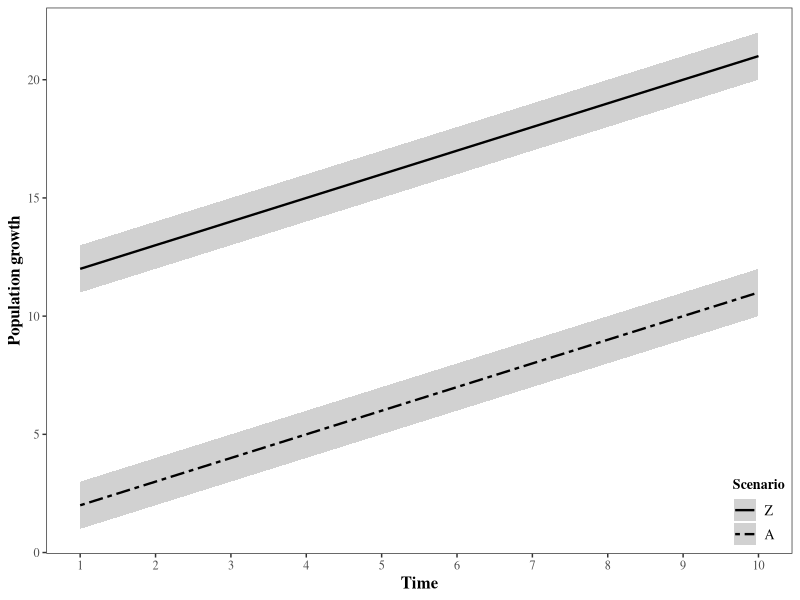
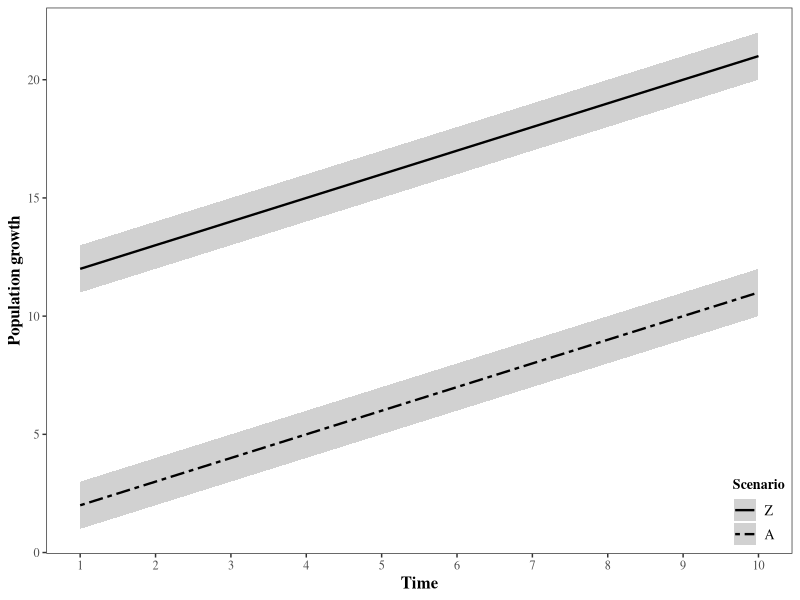

Here is the R script that generated these plots, in order:
###############################################################################
# ggplot2: draw gray confidence bands and set line type manually
###############################################################################

# install.packages("ggplot2")
library(ggplot2)

# =============================================================================
# Create fake data
# =============================================================================
my.data <- data.frame(time     = rep(1:10,2),
                      means    = 2:21,
                      lowerCI  = 1:20,
                      upperCI  = 3:22,
                      scenario = rep(c("A","Z"), each=10))

# =============================================================================
# Plot
# =============================================================================
my_plot <- 
  ggplot(my.data, 
         aes(x = time, 
             y = means)) +
  # plot CI-s as a ribbon arround each line;
  # initiate the filling (fill) with color/gray differently for each scenario and
  # also adjust alpha parameter for - opacity/transparency
  geom_ribbon(aes(ymin = lowerCI, 
                  ymax = upperCI, 
                  fill = scenario), 
              alpha = 0.6) +
  # set manually the fill color for ribbons
  scale_fill_manual(name = 'Scenario',
                    breaks = c("Z", "A"),
                    values = c("A" = "gray70",
                               "Z" = "gray70")) +
  # add the average lines on top of CI ribbons
  geom_line(aes(linetype = scenario), 
            lwd = .8) +
  # set manually the type of line
  scale_linetype_manual(name = 'Scenario',
                        breaks = c("Z", "A"),
                        values = c("Z"  = "solid",
                                   "A"  = "twodash")) +
  # NOTE: to set the order in legend as desired one needs to mention that in breaks=()
  # set axis labels
  labs(x = "Time", 
       y = "Population growth") +
  # set number of axis ticks
  scale_x_continuous(breaks = pretty(my.data$time, 10)) +
  # theme without the default gray ggplot2 backgound
  theme_bw() + 
  # adjust some theme components
  theme(panel.grid = element_blank(), # eliminate default grids
        # set font family for all text within the plot ("serif" should work as "Times New Roman")
        # note that this can be overridden with other adjustment functions below
        text = element_text(family = "serif"),
        # adjust text in X-axis title
        axis.title.x = element_text(size = 12, face = "bold"),
        # adjust text in Y-axis title
        axis.title.y = element_text(size = 12, face = "bold"),
        # adjust legend title appearance
        legend.title = element_text(size = 10, face = "bold"),
        # adjust legend label appearance
        legend.text = element_text(size = 10),
        # don't draw legend box (check element_rect() for borders and backgrounds)
        legend.background = element_blank(),
        # Put lower-right corner of legend box in lower-right corner of graph
        # Note that the numeric position in legend.position below is relative to the entire area, 
        # including titles and labels, not just the plotting area
        legend.justification = c(1,0),
        legend.position = c(1,0))

# Save as png
ggsave(filename = "gallery/simple_confidence_bands.png",
       plot = my_plot, 
       width = 10, height = 8, units = "cm", dpi = 150)
# Save as pdf
ggsave(filename = "gallery/simple_confidence_bands.pdf",
       plot = my_plot, 
       width = 10, height = 8, units = "cm")